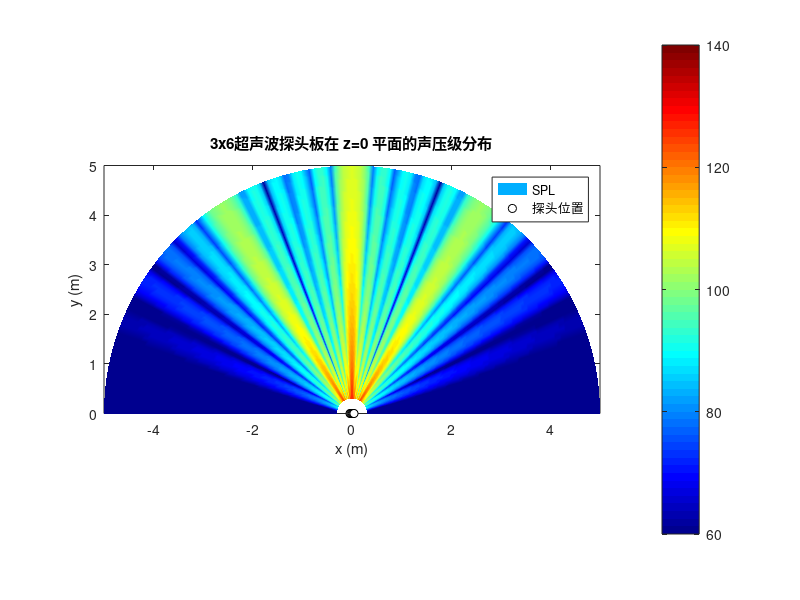
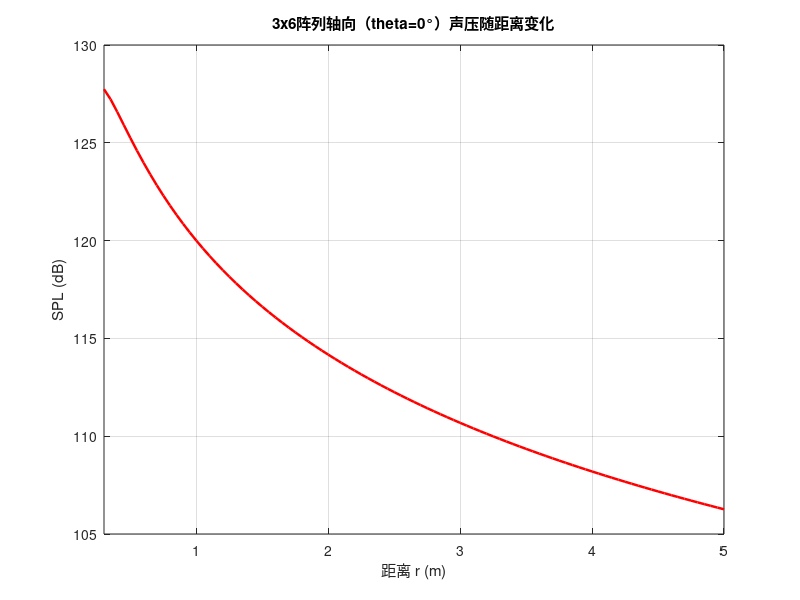

MATLAB code to generate these figures, in order:
%% 3x6超声波探头板声场仿真
% 6个探头位置沿直线排列，每个位置叠加3个同相探头，共18个探头。
% 目标：观察“3个探头叠加为1个位置”的3x6板在z=0平面的声压分布。

clear; clc; close all;
rng(20260414);

%% 1) 物理参数
c = 343;                % 声速 (m/s)
f = 40000;              % 工作频率 (Hz)
lambda = c / f;         % 波长 (m)
k = 2 * pi / lambda;    % 波数 (rad/m)

%% 2) 阵列参数
num_positions = 6;      % 线阵位置数
num_per_position = 3;   % 每个位置叠加探头数
N = num_positions * num_per_position;

pitch = 0.016;          % 相邻位置间距 (m)
line_length = (num_positions - 1) * pitch;

% 6个位置沿x轴等间距排布，中心对称，全部位于y=0平面
x_positions = linspace(-line_length / 2, line_length / 2, num_positions).';
y_positions = zeros(num_positions, 1);

% 将每个位置复制3次，表示同一点叠加3个探头
x_array = repelem(x_positions, num_per_position);
y_array = repelem(y_positions, num_per_position);
pos = [x_array, y_array];

%% 3) 探头辐射与功率标定
% 单个探头指向性：cos^n(theta)，-6 dB全角70度
theta_half = 35;
dir_n = -6 / (20 * log10(cosd(theta_half)));

% 总功率设定（可改为1~4 W）
P_ref_W = 4.0;
P_total_W = 4.0;
P_total_W = min(max(P_total_W, 1.0), 4.0);
SPL_ref_at_Pref_dB = 120;  % 参考功率下，1m正前方标定声压级
SPL_ref_dB = SPL_ref_at_Pref_dB + 10 * log10(P_total_W / P_ref_W);

fprintf('3x6阵列总探头数: %d\n', N);
fprintf('总功率设定: %.1f W (参考 %.1f W) -> 参考点标定 %.1f dB SPL\n', P_total_W, P_ref_W, SPL_ref_dB);

%% 4) 观察平面网格（z=0平面）
r_vec = 0.3:0.05:5.0;
theta_vec = -90:1:90;
[R, Theta] = meshgrid(r_vec, theta_vec);
X = R .* sind(Theta);
Y = R .* cosd(Theta);

%% 5) 计算声场
P = zeros(size(R));
for m = 1:N
    dx = X - pos(m, 1);
    dy = Y - pos(m, 2);
    r_m = sqrt(dx.^2 + dy.^2);

    % 与+Y轴夹角，超出前向半空间后贡献迅速衰减
    theta_m = atan2d(dx, dy);
    D = max(0, cosd(theta_m)).^dir_n;

    % 同一点叠加的3个探头视为同相同幅辐射，直接叠加复压
    P = P + (D ./ r_m) .* exp(-1j * k * r_m);
end

P_abs = abs(P);

% 参考点：x=0, y=1m
[~, idx_ref] = min(abs(X(:)) + abs(Y(:) - 1));
P_ref = P_abs(idx_ref);
SPL = SPL_ref_dB + 20 * log10(P_abs / P_ref);
SPL_vis = min(max(SPL, 60), 140);

%% 6) 绘图：平面声压分布
figure('Name', '3x6探头板声压分布', 'Color', 'w');
pcolor(X, Y, SPL_vis);
shading interp;
colormap(jet);
colorbar;
caxis([60 140]);
axis equal;
xlabel('x (m)');
ylabel('y (m)');
title('3x6超声波探头板在 z=0 平面的声压级分布');
xlim([-5, 5]);
ylim([0, 5]);
hold on;
plot(x_positions, y_positions, 'ko', 'MarkerFaceColor', 'w', 'MarkerSize', 6, 'DisplayName', '6个位置');
legend('SPL', '探头位置');

%% 7) 轴向声压曲线
[~, idx_theta0] = min(abs(theta_vec - 0));
figure('Name', '轴向声压曲线', 'Color', 'w');
plot(r_vec, SPL(idx_theta0, :), 'r-', 'LineWidth', 1.8);
grid on;
xlabel('距离 r (m)');
ylabel('SPL (dB)');
title('3x6阵列轴向（theta=0°）声压随距离变化');
xlim([0.3, 5]);

%% 8) 输出结果
[max_SPL, idx_max] = max(SPL(:));
fprintf('最大声压级: %.1f dB SPL\n', max_SPL);
fprintf('最大值位置: x = %.2f m, y = %.2f m\n', X(idx_max), Y(idx_max));

disp('3x6超声波探头板仿真完成。');
